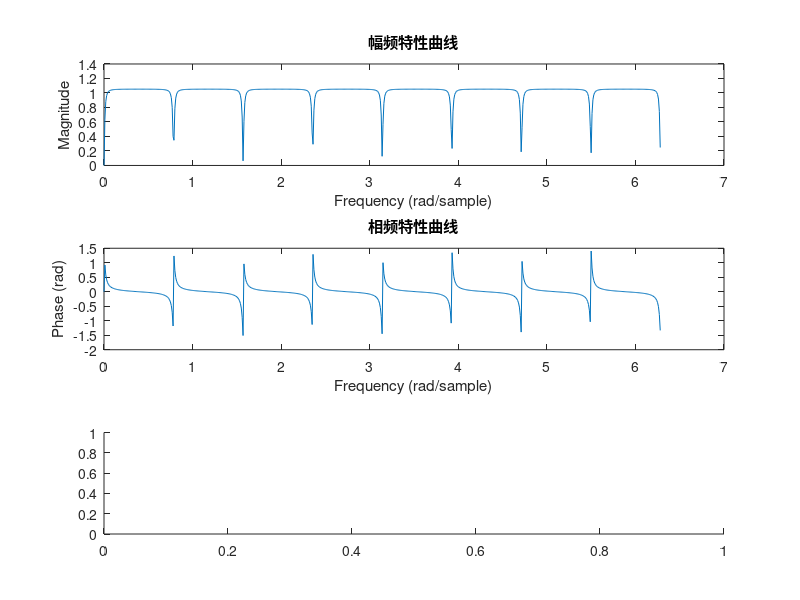

Write the MATLAB code that produced this figure. (Note: this script raises an error after producing the figure.)
num = [1, 0, 0, 0, 0, 0, 0, 0, -1];
den = [1, 0, 0, 0, 0, 0, 0, 0, -0.9];
figure(5)
zplane(num, den);
% 幅频特性和相频特性曲线
w = 0:0.01:2*pi;
h = freqz(num, den, w);
mag = abs(h);
phase = angle(h);
subplot(3, 1, 1);
plot(w, mag);
title('幅频特性曲线');
xlabel('Frequency (rad/sample)');
ylabel('Magnitude');
subplot(3, 1, 2);
plot(w, phase);
title('相频特性曲线');
xlabel('Frequency (rad/sample)');
ylabel('Phase (rad)');
% 对motherland.wav进行滤波并绘制时域波形图
subplot(3,1,3);
[xn,fs] = audioread('motherland.wav');
y = filter(num, den, xn);
t = linspace(0, 3, length(y));
plot(t, y);
title('滤波后该信号3秒内的连续时域波形图');
xlabel('Time (s)');
ylabel('Amplitude');
